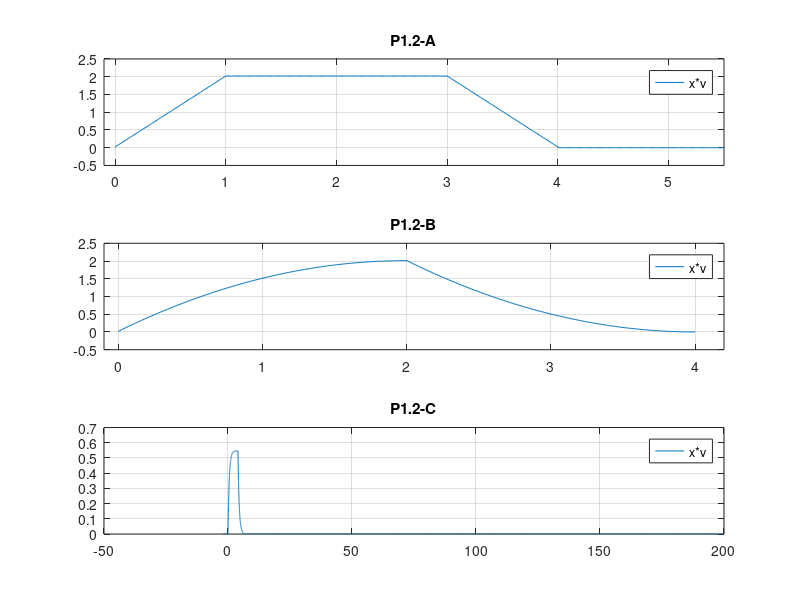

Reproduce this figure in MATLAB.
%======================================================================
% Ali Omrani
% id = 810193457
% Computer Assignment 2 - Problem 1 - 2
% University of Tehran, Electrical and Computer Engineering faculty
% Signals and Systems, Fall 95
%======================================================================

step = 0.01;
t = 0:step:3;
x = ones(size(t));

t1 = 0:step:1;
t2 = 1+step:step:3;
v = [2*ones(size(t1)) zeros(size(t2))];

% t = 0:step:3;
% subplot(2,1,1);
% plot(t, x);
% axis([-10 10 -.5 3])
% 
% subplot(2,1,2);
% plot(t,v);
% axis([-10 10 -.5 3])


y = conv(x, v) * step;

t = 0:step:6;

subplot(3,1,1);
plot(t, y);
grid;
title('P1.2-A');
legend('x*v');
axis([-.1 5.5 -.5 2.5]);



t = 0:step:2;
x = ones(size(t));

v = 2-t;

y = conv(x, v) * step;

t = 0:step:4;

subplot(3,1,2);
plot(t, y);
grid;
title('P1.2-B');
legend('x*v');
axis([-.1 4.2 -.5 2.5]);


t1 = -1:step:3;
t2 = 3+step:step:100;
x = [2*ones(size(t1)) zeros(size(t2))];

t1 = -1:step:0.99;
t2 = 1:step:100;
v = [zeros(size(t1)) 4*exp(-2*t2)];

y = conv(x, v) * step;
t = -2:step:200; 

subplot(3,1,3);
plot(t,y);
grid;
title('P1.2-C');
legend('x*v');








